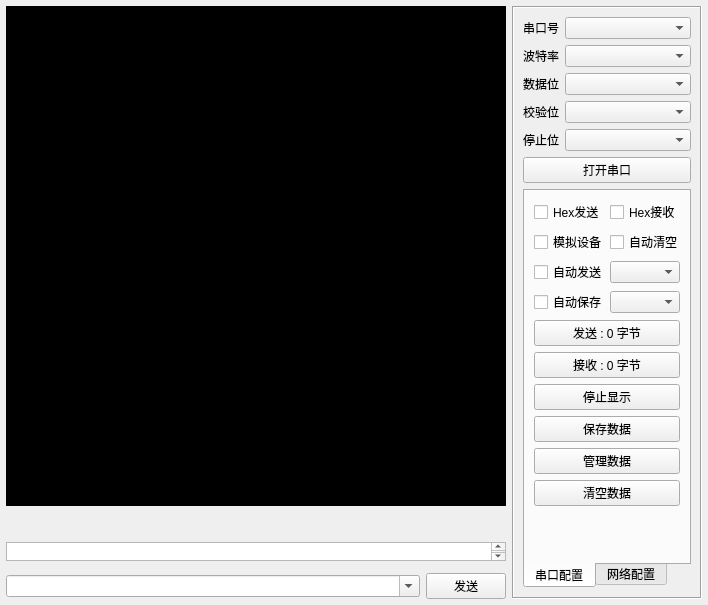
<?xml version="1.0" encoding="UTF-8"?>
<ui version="4.0">
 <class>frmComTool</class>
 <widget class="QWidget" name="frmComTool">
  <property name="geometry">
   <rect>
    <x>0</x>
    <y>0</y>
    <width>700</width>
    <height>584</height>
   </rect>
  </property>
  <layout class="QGridLayout" name="gridLayout_6">
   <property name="leftMargin">
    <number>6</number>
   </property>
   <property name="topMargin">
    <number>6</number>
   </property>
   <property name="rightMargin">
    <number>6</number>
   </property>
   <property name="bottomMargin">
    <number>6</number>
   </property>
   <item row="6" column="1">
    <widget class="QTextEdit" name="txtMain">
     <property name="enabled">
      <bool>true</bool>
     </property>
     <property name="sizePolicy">
      <sizepolicy hsizetype="Expanding" vsizetype="Expanding">
       <horstretch>0</horstretch>
       <verstretch>0</verstretch>
      </sizepolicy>
     </property>
     <property name="minimumSize">
      <size>
       <width>0</width>
       <height>19</height>
      </size>
     </property>
     <property name="frameShape">
      <enum>QFrame::StyledPanel</enum>
     </property>
     <property name="verticalScrollBarPolicy">
      <enum>Qt::ScrollBarAsNeeded</enum>
     </property>
     <property name="horizontalScrollBarPolicy">
      <enum>Qt::ScrollBarAsNeeded</enum>
     </property>
     <property name="readOnly">
      <bool>true</bool>
     </property>
    </widget>
   </item>
   <item row="8" column="1">
    <layout class="QHBoxLayout" name="horizontalLayout">
     <item>
      <widget class="QComboBox" name="cboxSend">
       <property name="sizePolicy">
        <sizepolicy hsizetype="Expanding" vsizetype="Fixed">
         <horstretch>0</horstretch>
         <verstretch>0</verstretch>
        </sizepolicy>
       </property>
       <property name="editable">
        <bool>true</bool>
       </property>
       <property name="duplicatesEnabled">
        <bool>false</bool>
       </property>
      </widget>
     </item>
     <item>
      <widget class="QPushButton" name="btnSend">
       <property name="minimumSize">
        <size>
         <width>80</width>
         <height>0</height>
        </size>
       </property>
       <property name="text">
        <string>发送</string>
       </property>
      </widget>
     </item>
    </layout>
   </item>
   <item row="0" column="5" rowspan="9">
    <widget class="QFrame" name="frmRight">
     <property name="minimumSize">
      <size>
       <width>190</width>
       <height>0</height>
      </size>
     </property>
     <property name="maximumSize">
      <size>
       <width>190</width>
       <height>16777215</height>
      </size>
     </property>
     <property name="frameShape">
      <enum>QFrame::Box</enum>
     </property>
     <property name="frameShadow">
      <enum>QFrame::Sunken</enum>
     </property>
     <layout class="QGridLayout" name="gridLayout_3">
      <item row="0" column="0">
       <widget class="QLabel" name="labPortName">
        <property name="text">
         <string>串口号</string>
        </property>
       </widget>
      </item>
      <item row="2" column="1">
       <widget class="QComboBox" name="cboxDataBit">
        <property name="sizePolicy">
         <sizepolicy hsizetype="Preferred" vsizetype="Fixed">
          <horstretch>1</horstretch>
          <verstretch>0</verstretch>
         </sizepolicy>
        </property>
       </widget>
      </item>
      <item row="0" column="1">
       <widget class="QComboBox" name="cboxPortName">
        <property name="sizePolicy">
         <sizepolicy hsizetype="Preferred" vsizetype="Fixed">
          <horstretch>1</horstretch>
          <verstretch>0</verstretch>
         </sizepolicy>
        </property>
       </widget>
      </item>
      <item row="1" column="0">
       <widget class="QLabel" name="labBaudRate">
        <property name="text">
         <string>波特率</string>
        </property>
       </widget>
      </item>
      <item row="1" column="1">
       <widget class="QComboBox" name="cboxBaudRate">
        <property name="sizePolicy">
         <sizepolicy hsizetype="Preferred" vsizetype="Fixed">
          <horstretch>1</horstretch>
          <verstretch>0</verstretch>
         </sizepolicy>
        </property>
       </widget>
      </item>
      <item row="2" column="0">
       <widget class="QLabel" name="labDataBit">
        <property name="text">
         <string>数据位</string>
        </property>
       </widget>
      </item>
      <item row="3" column="0">
       <widget class="QLabel" name="labParity">
        <property name="text">
         <string>校验位</string>
        </property>
       </widget>
      </item>
      <item row="4" column="1">
       <widget class="QComboBox" name="cboxStopBit">
        <property name="sizePolicy">
         <sizepolicy hsizetype="Preferred" vsizetype="Fixed">
          <horstretch>1</horstretch>
          <verstretch>0</verstretch>
         </sizepolicy>
        </property>
       </widget>
      </item>
      <item row="3" column="1">
       <widget class="QComboBox" name="cboxParity">
        <property name="sizePolicy">
         <sizepolicy hsizetype="Preferred" vsizetype="Fixed">
          <horstretch>1</horstretch>
          <verstretch>0</verstretch>
         </sizepolicy>
        </property>
       </widget>
      </item>
      <item row="5" column="0" colspan="2">
       <widget class="QPushButton" name="btnOpen">
        <property name="text">
         <string>打开串口</string>
        </property>
       </widget>
      </item>
      <item row="4" column="0">
       <widget class="QLabel" name="labStopBit">
        <property name="text">
         <string>停止位</string>
        </property>
       </widget>
      </item>
      <item row="6" column="0" colspan="2">
       <widget class="QTabWidget" name="tabWidget">
        <property name="tabPosition">
         <enum>QTabWidget::South</enum>
        </property>
        <property name="currentIndex">
         <number>0</number>
        </property>
        <widget class="QWidget" name="tab">
         <attribute name="title">
          <string>串口配置</string>
         </attribute>
         <layout class="QGridLayout" name="gridLayout_5">
          <item row="0" column="0">
           <widget class="QCheckBox" name="ckHexSend">
            <property name="text">
             <string>Hex发送</string>
            </property>
           </widget>
          </item>
          <item row="0" column="1">
           <widget class="QCheckBox" name="ckHexReceive">
            <property name="text">
             <string>Hex接收</string>
            </property>
           </widget>
          </item>
          <item row="1" column="0">
           <widget class="QCheckBox" name="ckDebug">
            <property name="text">
             <string>模拟设备</string>
            </property>
           </widget>
          </item>
          <item row="1" column="1">
           <widget class="QCheckBox" name="ckAutoClear">
            <property name="text">
             <string>自动清空</string>
            </property>
           </widget>
          </item>
          <item row="2" column="0" colspan="2">
           <layout class="QGridLayout" name="gridLayout">
            <item row="0" column="0">
             <widget class="QCheckBox" name="ckAutoSend">
              <property name="text">
               <string>自动发送</string>
              </property>
             </widget>
            </item>
            <item row="0" column="1">
             <widget class="QComboBox" name="cboxSendInterval">
              <property name="sizePolicy">
               <sizepolicy hsizetype="Expanding" vsizetype="Fixed">
                <horstretch>0</horstretch>
                <verstretch>0</verstretch>
               </sizepolicy>
              </property>
             </widget>
            </item>
            <item row="1" column="0">
             <widget class="QCheckBox" name="ckAutoSave">
              <property name="text">
               <string>自动保存</string>
              </property>
             </widget>
            </item>
            <item row="1" column="1">
             <widget class="QComboBox" name="cboxSaveInterval">
              <property name="sizePolicy">
               <sizepolicy hsizetype="Expanding" vsizetype="Fixed">
                <horstretch>0</horstretch>
                <verstretch>0</verstretch>
               </sizepolicy>
              </property>
             </widget>
            </item>
           </layout>
          </item>
          <item row="3" column="0" colspan="2">
           <widget class="QPushButton" name="btnSendCount">
            <property name="text">
             <string>发送 : 0 字节</string>
            </property>
           </widget>
          </item>
          <item row="4" column="0" colspan="2">
           <widget class="QPushButton" name="btnReceiveCount">
            <property name="text">
             <string>接收 : 0 字节</string>
            </property>
           </widget>
          </item>
          <item row="5" column="0" colspan="2">
           <widget class="QPushButton" name="btnStopShow">
            <property name="text">
             <string>停止显示</string>
            </property>
           </widget>
          </item>
          <item row="6" column="0" colspan="2">
           <widget class="QPushButton" name="btnSave">
            <property name="text">
             <string>保存数据</string>
            </property>
           </widget>
          </item>
          <item row="7" column="0" colspan="2">
           <widget class="QPushButton" name="btnData">
            <property name="text">
             <string>管理数据</string>
            </property>
           </widget>
          </item>
          <item row="8" column="0" colspan="2">
           <widget class="QPushButton" name="btnClear">
            <property name="text">
             <string>清空数据</string>
            </property>
           </widget>
          </item>
          <item row="9" column="0" colspan="2">
           <spacer name="verticalSpacer">
            <property name="orientation">
             <enum>Qt::Vertical</enum>
            </property>
            <property name="sizeHint" stdset="0">
             <size>
              <width>20</width>
              <height>2</height>
             </size>
            </property>
           </spacer>
          </item>
         </layout>
        </widget>
        <widget class="QWidget" name="tab_2">
         <attribute name="title">
          <string>网络配置</string>
         </attribute>
         <layout class="QGridLayout" name="gridLayout_2">
          <item row="0" column="0" colspan="2">
           <layout class="QGridLayout" name="gridLayout_4">
            <item row="3" column="0">
             <widget class="QLabel" name="labListenPort">
              <property name="text">
               <string>监听端口</string>
              </property>
             </widget>
            </item>
            <item row="1" column="0">
             <widget class="QLabel" name="labServerIP">
              <property name="text">
               <string>远程地址</string>
              </property>
             </widget>
            </item>
            <item row="4" column="1">
             <widget class="QComboBox" name="cboxSleepTime"/>
            </item>
            <item row="1" column="1">
             <widget class="QLineEdit" name="txtServerIP">
              <property name="text">
               <string/>
              </property>
             </widget>
            </item>
            <item row="2" column="0">
             <widget class="QLabel" name="labServerPort">
              <property name="text">
               <string>远程端口</string>
              </property>
             </widget>
            </item>
            <item row="2" column="1">
             <widget class="QLineEdit" name="txtServerPort">
              <property name="text">
               <string/>
              </property>
             </widget>
            </item>
            <item row="4" column="0">
             <widget class="QLabel" name="labSleepTime">
              <property name="text">
               <string>延时时间</string>
              </property>
             </widget>
            </item>
            <item row="3" column="1">
             <widget class="QLineEdit" name="txtListenPort"/>
            </item>
            <item row="0" column="0">
             <widget class="QLabel" name="labMode">
              <property name="text">
               <string>转换模式</string>
              </property>
             </widget>
            </item>
            <item row="0" column="1">
             <widget class="QComboBox" name="cboxMode">
              <item>
               <property name="text">
                <string>Tcp_Client</string>
               </property>
              </item>
              <item>
               <property name="text">
                <string>Tcp_Server</string>
               </property>
              </item>
              <item>
               <property name="text">
                <string>Udp_Client</string>
               </property>
              </item>
              <item>
               <property name="text">
                <string>Udp_Server</string>
               </property>
              </item>
             </widget>
            </item>
           </layout>
          </item>
          <item row="2" column="0" colspan="2">
           <widget class="QPushButton" name="btnStart">
            <property name="text">
             <string>启动</string>
            </property>
           </widget>
          </item>
          <item row="3" column="0" colspan="2">
           <spacer name="verticalSpacer_2">
            <property name="orientation">
             <enum>Qt::Vertical</enum>
            </property>
            <property name="sizeHint" stdset="0">
             <size>
              <width>20</width>
              <height>59</height>
             </size>
            </property>
           </spacer>
          </item>
          <item row="1" column="0" colspan="2">
           <widget class="QCheckBox" name="ckAutoConnect">
            <property name="text">
             <string>自动重连网络</string>
            </property>
           </widget>
          </item>
         </layout>
        </widget>
       </widget>
      </item>
     </layout>
    </widget>
   </item>
   <item row="0" column="1">
    <widget class="QLabel" name="labelMapDisplay">
     <property name="sizePolicy">
      <sizepolicy hsizetype="Expanding" vsizetype="Expanding">
       <horstretch>0</horstretch>
       <verstretch>7</verstretch>
      </sizepolicy>
     </property>
     <property name="minimumSize">
      <size>
       <width>500</width>
       <height>500</height>
      </size>
     </property>
     <property name="styleSheet">
      <string notr="true">background-color: rgb(0, 0, 0);
color: rgb(255, 255, 0);</string>
     </property>
     <property name="text">
      <string/>
     </property>
    </widget>
   </item>
  </layout>
 </widget>
 <resources/>
 <connections/>
</ui>
